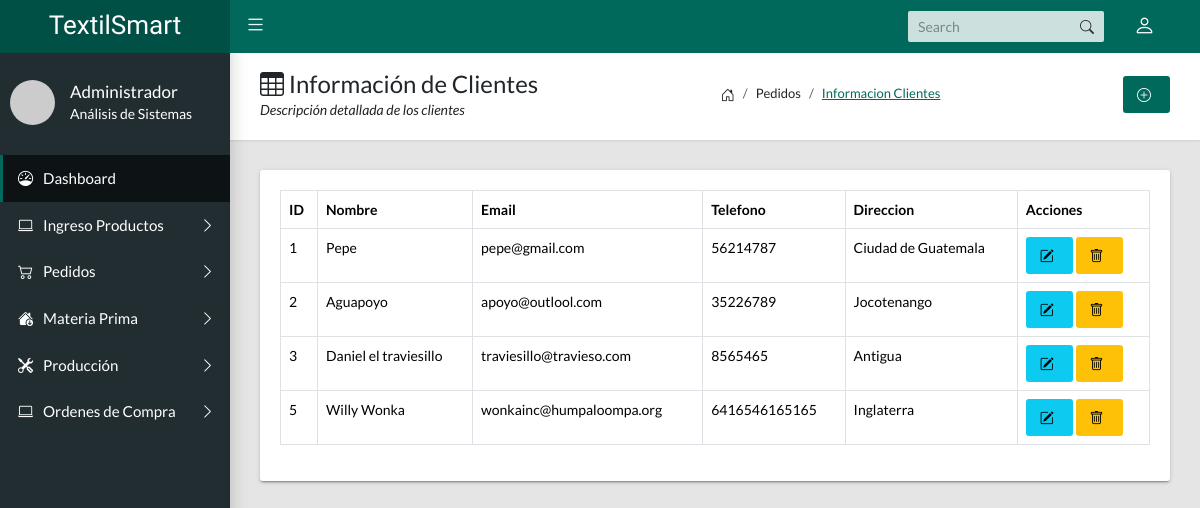
/?c=cliente, run on the app's committed database.
### tables this page shows
CREATE TABLE `cliente` (
  `id_cliente` int(11) NOT NULL,
  `nombre` varchar(100) DEFAULT NULL,
  `email` varchar(100) DEFAULT NULL,
  `telefono` varchar(20) DEFAULT NULL,
  `direccion` text DEFAULT NULL
);

### Controlador/cliente.controlador.php (called while the page is built, shortened)
<?php
require_once "Modelo/cliente.php";
class ClienteControlador{
    public function __CONSTRUCT(){
        $this->modeloCliente=new Cliente;
    }
    public function Inicio(){
        require_once "Vista/encabezado.php";
        require_once "Vista/clientes/index.php";
        require_once "Vista/pie.php";
    }
}

### Modelo/basededatos.php (called while the page is built, shortened)
<?php
class BasedeDatos{
    public static function Conectar(){
        try {
            $conexion = new PDO
            ("mysql:host=".self::servidor.";dbname=".self::nombrebd.";chartset=utf8",self::usuariobd,self::clave);
            $conexion -> setAttribute(PDO::ATTR_ERRMODE,PDO::ERRMODE_EXCEPTION);
            return $conexion;
        }catch(PDOException $e){
            return "Fallo ".$e->getMessage();
        }
    }
}

### Modelo/cliente.php (called while the page is built, shortened)
<?php
class Cliente{
    private $pdo;
    public function __CONSTRUCT(){
        $this->pdo = BasedeDatos::Conectar();
    }
    public function ListarCliente(){
        try{
            $consulta = $this->pdo->prepare("SELECT * FROM cliente;");
            $consulta->execute();
            return $consulta->fetchAll(PDO::FETCH_OBJ);
        }catch(Exception $e){
            die($e->getMessage());
        }
    }
}

### Vista/clientes/index.php (the view)
<main class="app-content">
      <div class="app-title">
        <div>
          <h1><i class="bi bi-table"></i> Información de Clientes</h1>
          <p>Descripción detallada de los clientes</p>
        </div>
        <ul class="app-breadcrumb breadcrumb side">
          <li class="breadcrumb-item"><i class="bi bi-house-door fs-6"></i></li>
          <li class="breadcrumb-item">Pedidos</li>
          <li class="breadcrumb-item active"><a href="#">Informacion Clientes</a></li>
        </ul>
      <div><a class="btn btn-primary btn-flat" href="?c=cliente&a=FormCrearCliente"><i class="bi bi-plus-circle"></i></a>
      </div>
      </div>
      <div class="row">
        <div class="col-md-12">
          <div class="tile">
            <div class="tile-body">
              <div class="table-responsive">
                <table class="table table-hover table-bordered" id="sampleTable">
                  <thead>
                    <tr>
                      <th>ID</th>
                      <th>Nombre</th>
                      <th>Email</th>
                      <th>Telefono</th>
                      <th>Direccion</th>
                      <th>Acciones</th>
                    </tr>
                  </thead>
                  <tbody>
                <?php foreach($this->modeloCliente->ListarCliente()as$r): ?>
                    <tr>
                      <td><?=$r->id_cliente?></td>
                      <td><?=$r->nombre?></td>
                      <td><?=$r->email?></td>
                      <td><?=$r->telefono?></td>
                      <td><?=$r->direccion?></td>
                      <td>
                        <a class="btn btn-info btn-flat" href="?c=cliente&a=FormCrearCliente&id=<?=$r->id_cliente?>"><i class="bi bi-pencil-square"></i></a>
                        <a class="btn btn-warning btn-flat" href="?c=cliente&a=BorrarCliente&id=<?=$r->id_cliente?>"><i class="bi bi-trash"></i></a>
                      </td>
                    </tr>
                <?php endforeach;?>
                  </tbody>
                </table>
              </div>
            </div>
          </div>
        </div>
      </div>
    </main>

### data on the page
cliente: id_cliente "1", nombre "Pepe", email "pepe@gmail.com", telefono "56214787", direccion "Ciudad de Guatemala"
cliente: id_cliente "2", nombre "Aguapoyo", email "apoyo@outlool.com", telefono "35226789", direccion "Jocotenango"
cliente: id_cliente "3", nombre "Daniel el traviesillo", email "traviesillo@travieso.com", telefono "8565465", direccion "Antigua"
cliente: id_cliente "5", nombre "Willy Wonka", email "wonkainc@humpaloompa.org", telefono "6416546165165", direccion "Inglaterra"
